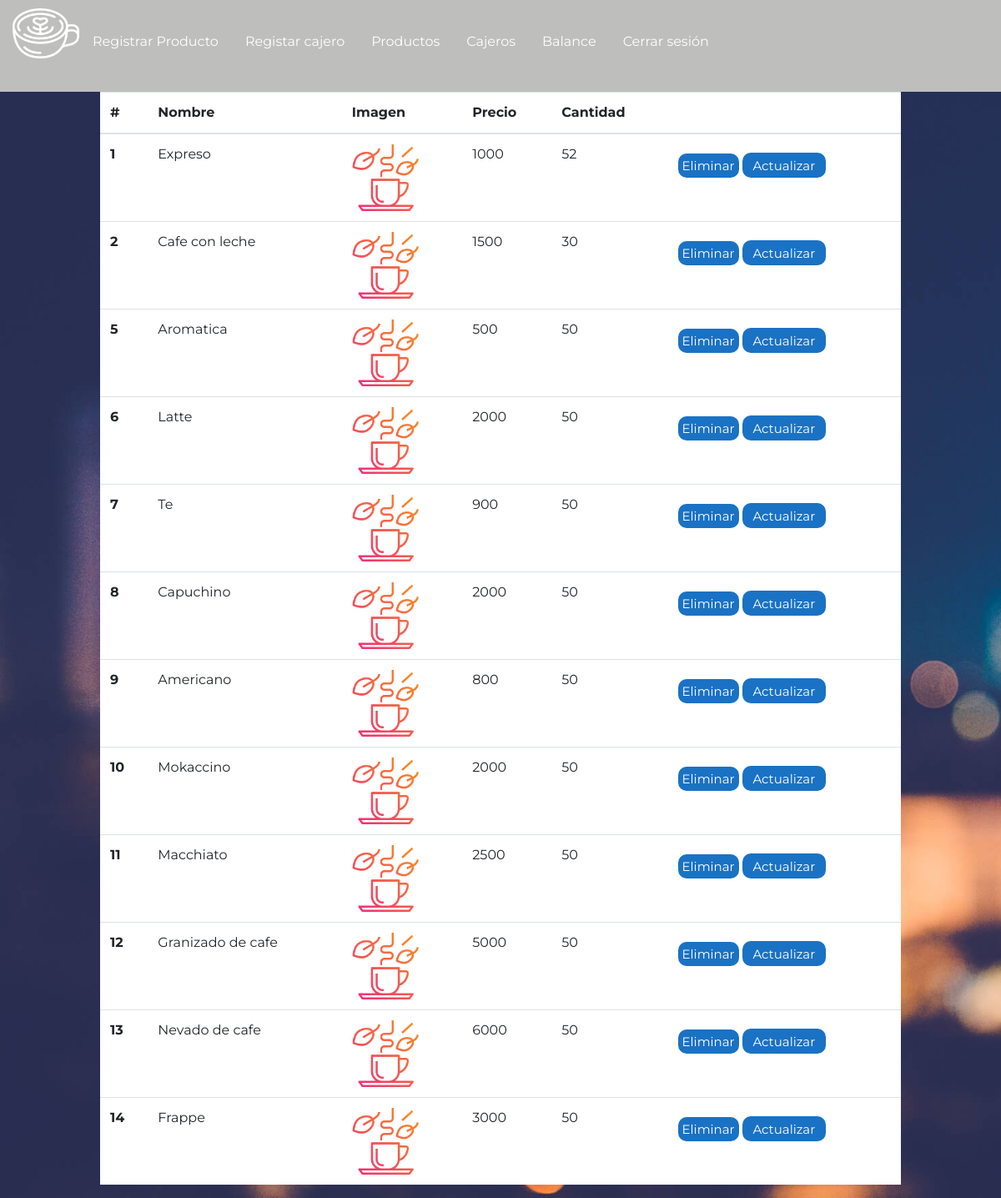
/productos (signed in), run on the app's committed database.
### tables this page shows
CREATE TABLE productos (id INTEGER PRIMARY KEY AUTOINCREMENT NOT NULL, Nombre STRING NOT NULL, Precio STRING, Cantidad INT, URLimagen STRING CONSTRAINT "img/hot-tea.png" DEFAULT "img/hot-tea.png" NOT NULL);

### app.py (the view, shortened to what this page needs)
@app.route('/productos', defaults={'exito': None, 'idP': None}, methods=['GET', 'POST'])
@app.route('/productos/<exito>', defaults={'idP': None},  methods=['GET', 'POST'])
@app.route('/productos/<idP>', defaults={'exito': None}, methods=['GET', 'POST'])
def productos(exito, idP):
    if 'username' in session and session['rol'] == 'admin':
        print('la sesion esta con admin')
        if request.method == 'GET':
            if idP:
                with sqlite3.connect("brioche.db") as con:
                    try:
                        cur = con.cursor()
                        cur.execute("delete from productos where id = ?", idP)
                    except:
                        exito = 'error'
                    finally:
                        return redirect(url_for('productos'))
            else:
                con = sqlite3.connect("brioche.db")
                con.row_factory = sqlite3.Row
                cur = con.cursor()
                cur.execute("select * from productos")
                productos = cur.fetchall()
                return render_template('html/productos1.html', productos=productos, exito=exito)
    elif 'username' in session:
        return redirect(url_for('ventas'))
    else:
        return redirect(url_for('home'))

### templates/html/productos1.html (shortened to what this page needs)
<!DOCTYPE html>
<html lang="en">
<head>
    <link rel="stylesheet" href="https://cdn.jsdelivr.net/npm/bootstrap@4.5.3/dist/css/bootstrap.min.css">
    <link rel="stylesheet" href="{{url_for('static', filename='css/nav.css')}}">
        <link rel="stylesheet" href="{{url_for('static', filename='css/usuarios1.css')}}">
</head>
{% if exito == "enviado" %}
<body onload="alert('Producto actualizado exitosamente!!')">
{% elif exito == "error" %}
  <body onload="alert('Error, intente nuevamente')">
  {% else %}
  <body>
{% endif %}
    <nav class="nav">
        <img src="{{url_for('static', filename='img/latte.png')}}" alt="">
        <a href="{{url_for('registroProducto')}}" class="nav-link active">Registrar Producto</a>
        <a href="{{url_for('registroCajero')}}" class="nav-link">Registar cajero</a>
        <a href="{{url_for('productos')}}" class="nav-link">Productos</a>
        <a href="{{url_for('cajeros')}}" class="nav-link">Cajeros</a>
        <a href="{{url_for('balance')}}" class="nav-link">Balance</a>
        <a href="{{url_for('cerrarSesion')}}" class="nav-link">Cerrar sesión</a>
    </nav>
    <div class="contenedorTabla">
      <table class="table" >
          <thead>
            <tr>
              <th scope="col">#</th>
              <th scope="col">Nombre</th>
              <th scope="col">Imagen</th>
              <th scope="col">Precio</th>
              <th scope="col">Cantidad</th>
              <th scope="col"></th>
            </tr>
          </thead>
          <tbody class="tablaProductos" style="overflow: scroll;">
            {% for producto in productos %}
            <tr>
              <th scope="row" id="id{{producto.id}}">{{producto.id}}</th>
              <td id="nombre{{producto.id}}">{{producto.nombre}}</td>
              <td>
                 <img src="{{url_for('static', filename=producto.URLimagen)}}" alt="" style="width: 80px; height: 80px;" id="imagen{{producto.id}}">
              </td>
              <td id="precio{{producto.id}}">{{producto.precio}}</td>
              <td id="cantidad{{producto.id}}">{{producto.cantidad}}</td>
              <td>
                  <a href="/productos/{{producto.id}}" class="boton " id="{{producto.id}}" >Eliminar</a>
                  <button class="boton"  data-toggle="modal" data-target="#exampleModal" onclick="abrirModalProductos(this.id)" id="{{producto.id}}">Actualizar</button>
              </td>
            </tr>
            {% endfor %}
          </tbody>
        </table>
    </div>
</body>
</html>

### static/css/nav.css (style rules this page uses)
* { margin: 0; padding: 0; box-sizing: border-box; font-family: "Montserrat", sans-serif; }
nav a { height: 10vh; margin-top: 30px; color: white; }
nav > img { width: 80px; height: 80px; margin-left: 15px; }
nav { background-color: #bebebc; }

### static/css/usuarios1.css (style rules this page uses)
* { margin: 0; padding: 0; box-sizing: border-box; font-family: "Montserrat", sans-serif; }
body { height: 100vh; width: 100vw; }
nav { position: sticky; top: 0; }
.contenedorTabla { width: 100%; min-height: 86vh; max-height: fit-content; background-image: url("../img/background.jpg"); background-size: cover; display: flex; justify-content: center; align-items: center; overflow: scroll; }
.table { background-color: white; width: 80vw; max-height: 80vh; }
.boton { background-color: #1a72c4; color: white; border-radius: 10px; border: 0; font-size: 15px; min-width: 100px; max-width: auto; margin-top: 10px; height: 30px; color: white; padding: 5px; }
.tablaProductos { max-height: 80vh; overflow: scroll; }

### data on the page
productos: id "1", nombre "Expreso", URLimagen (picture), precio "1000", cantidad "52"
productos: id "2", nombre "Cafe con leche", URLimagen (picture), precio "1500", cantidad "30"
productos: id "5", nombre "Aromatica", URLimagen (picture), precio "500", cantidad "50"
productos: id "6", nombre "Latte", URLimagen (picture), precio "2000", cantidad "50"
productos: id "7", nombre "Te", URLimagen (picture), precio "900", cantidad "50"
productos: id "8", nombre "Capuchino", URLimagen (picture), precio "2000", cantidad "50"
productos: id "9", nombre "Americano", URLimagen (picture), precio "800", cantidad "50"
productos: id "10", nombre "Mokaccino", URLimagen (picture), precio "2000", cantidad "50"
productos: id "11", nombre "Macchiato", URLimagen (picture), precio "2500", cantidad "50"
productos: id "12", nombre "Granizado de cafe", URLimagen (picture), precio "5000", cantidad "50"
productos: id "13", nombre "Nevado de cafe", URLimagen (picture), precio "6000", cantidad "50"
productos: id "14", nombre "Frappe", URLimagen (picture), precio "3000", cantidad "50"
